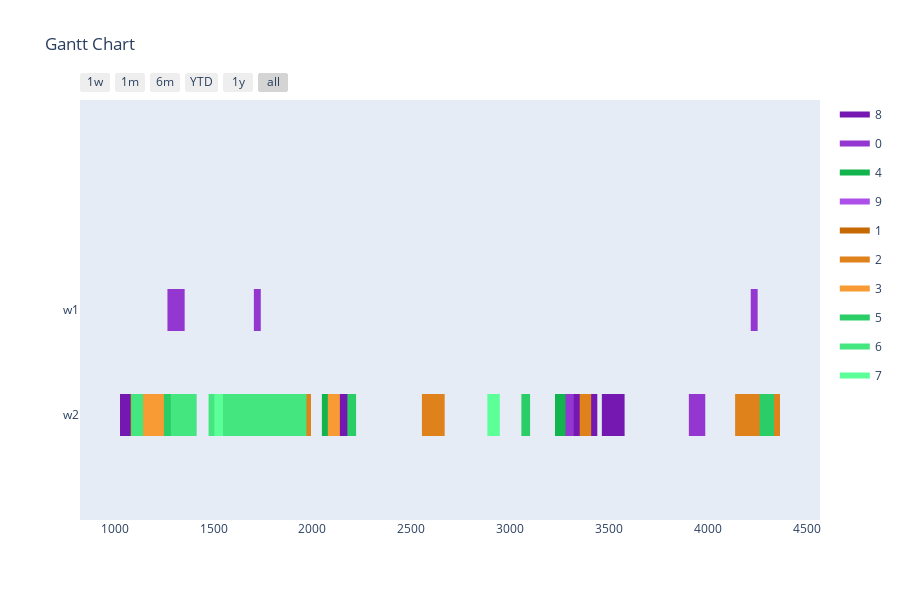

This figure's notebook cell:
### Markdown cell above
Config 1 - Test with One Point Crossover

### Code cell
optimizer = BaseGA(env)
optimizer.set_minimize()
# optional (in this case, all options given are the default option, if the configuration step is skipped)
optimizer.configure('tardiness', 'onepointcrossover', 'roulettewheel', 'randomize')
# choose an input generator (optional) -> decides how the data gets converted into the optimizer format
# optimizer.set_input_generator('SameLengthAlternativesGenerator')
# all parameters after offspring_amount are optional (in this case -> verbose=True)
result, best_fitness_history, average_fitness_history, best_generation_history, feasible_gen = optimizer.optimize(orders, max_generations, earliest_time_slot, last_time_slot, population_size, offspring_amount, verbose=True)
workstation_assignments = reformat_result(result, orders, env)
visualize(workstation_assignments, best_fitness_history, average_fitness_history, best_generation_history, feasible_gen)

### Figure 1 — Plotly figure (JSON) as saved in the notebook; plotly's stock layout.template omitted (floating-point values rounded to 4 significant figures)
{"data": [{"fill": "toself", "fillcolor": "rgb(117, 24, 177)", "hoverinfo": "name", "legendgroup": "rgb(117, 24, 177)", "mode": "none", "name": "8", "type": "scatter", "x": [3301, 3441, 3441, 3301, 3301, 1529, 1664, 1664, 1529, 1529, 3464, 3579, 3579, 3464, 3464, 1027, 1142, 1142, 1027, 1027, 1182, 1297, 1297, 1182, 1182, 1351, 1412, 1412, 1351, 1351, 2123, 2184, 2184, 2123], "y": [-0.2, -0.2, 0.2, 0.2, null, -0.2, -0.2, 0.2, 0.2, null, -0.2, -0.2, 0.2, 0.2, null, -0.2, -0.2, 0.2, 0.2, null, -0.2, -0.2, 0.2, 0.2, null, -0.2, -0.2, 0.2, 0.2, null, -0.2, -0.2, 0.2, 0.2]}, {"fill": "toself", "fillcolor": "rgb(148, 55, 208)", "hoverinfo": "name", "legendgroup": "rgb(148, 55, 208)", "mode": "none", "name": "0", "type": "scatter", "x": [4217, 4252, 4252, 4217, 4217, 1267, 1354, 1354, 1267, 1267, 1704, 1739, 1739, 1704, 1704, 824, 907, 907, 824, 824, 3239, 3322, 3322, 3239, 3239, 3904, 3987, 3987, 3904], "y": [0.8, 0.8, 1.2, 1.2, null, 0.8, 0.8, 1.2, 1.2, null, 0.8, 0.8, 1.2, 1.2, null, -0.2, -0.2, 0.2, 0.2, null, -0.2, -0.2, 0.2, 0.2, null, -0.2, -0.2, 0.2, 0.2]}, {"fill": "toself", "fillcolor": "rgb(17, 180, 77)", "hoverinfo": "name", "legendgroup": "rgb(17, 180, 77)", "mode": "none", "name": "4", "type": "scatter", "x": [3227, 3280, 3280, 3227, 3227, 2048, 2121, 2121, 2048, 2048, 891, 954, 954, 891, 891, 1673, 1736, 1736, 1673], "y": [-0.2, -0.2, 0.2, 0.2, null, -0.2, -0.2, 0.2, 0.2, null, -0.2, -0.2, 0.2, 0.2, null, -0.2, -0.2, 0.2, 0.2]}, {"fill": "toself", "fillcolor": "rgb(173, 80, 233)", "hoverinfo": "name", "legendgroup": "rgb(173, 80, 233)", "mode": "none", "name": "9", "type": "scatter", "x": [641, 684, 684, 641, 641, 285, 320, 320, 285, 285, 320, 407, 407, 320, 320, 915, 990, 990, 915, 915, 895, 978, 978, 895, 895, 720, 815, 815, 720], "y": [0.8, 0.8, 1.2, 1.2, null, 0.8, 0.8, 1.2, 1.2, null, 0.8, 0.8, 1.2, 1.2, null, 0.8, 0.8, 1.2, 1.2, null, -0.2, -0.2, 0.2, 0.2, null, -0.2, -0.2, 0.2, 0.2]}, {"fill": "toself", "fillcolor": "rgb(198, 105, 2)", "hoverinfo": "name", "legendgroup": "rgb(198, 105, 2)", "mode": "none", "name": "1", "type": "scatter", "x": [1080, 1143, 1143, 1080, 1080, 1175, 1238, 1238, 1175, 1175, 529, 602, 602, 529, 529, 533, 577, 577, 533], "y": [-0.2, -0.2, 0.2, 0.2, null, -0.2, -0.2, 0.2, 0.2, null, -0.2, -0.2, 0.2, 0.2, null, -0.2, -0.2, 0.2, 0.2]}, {"fill": "toself", "fillcolor": "rgb(223, 130, 27)", "hoverinfo": "name", "legendgroup": "rgb(223, 130, 27)", "mode": "none", "name": "2", "type": "scatter", "x": [3352, 3410, 3410, 3352, 3352, 1858, 1993, 1993, 1858, 1858, 4225, 4365, 4365, 4225, 4225, 1118, 1258, 1258, 1118, 1118, 1800, 1915, 1915, 1800, 1800, 2554, 2669, 2669, 2554, 2554, 4138, 4253, 4253, 4138], "y": [-0.2, -0.2, 0.2, 0.2, null, -0.2, -0.2, 0.2, 0.2, null, -0.2, -0.2, 0.2, 0.2, null, -0.2, -0.2, 0.2, 0.2, null, -0.2, -0.2, 0.2, 0.2, null, -0.2, -0.2, 0.2, 0.2, null, -0.2, -0.2, 0.2, 0.2]}, {"fill": "toself", "fillcolor": "rgb(248, 155, 52)", "hoverinfo": "name", "legendgroup": "rgb(248, 155, 52)", "mode": "none", "name": "3", "type": "scatter", "x": [1343, 1404, 1404, 1343, 1343, 1774, 1835, 1835, 1774, 1774, 1660, 1795, 1795, 1660, 1660, 452, 495, 495, 452, 452, 1132, 1257, 1257, 1132, 1132, 2078, 2139, 2139, 2078, 2078, 1603, 1738, 1738, 1603], "y": [-0.2, -0.2, 0.2, 0.2, null, -0.2, -0.2, 0.2, 0.2, null, -0.2, -0.2, 0.2, 0.2, null, -0.2, -0.2, 0.2, 0.2, null, -0.2, -0.2, 0.2, 0.2, null, -0.2, -0.2, 0.2, 0.2, null, -0.2, -0.2, 0.2, 0.2]}, {"fill": "toself", "fillcolor": "rgb(42, 205, 102)", "hoverinfo": "name", "legendgroup": "rgb(42, 205, 102)", "mode": "none", "name": "5", "type": "scatter", "x": [2177, 2221, 2221, 2177, 2177, 4262, 4335, 4335, 4262, 4262, 1249, 1322, 1322, 1249, 1249, 3057, 3101, 3101, 3057], "y": [-0.2, -0.2, 0.2, 0.2, null, -0.2, -0.2, 0.2, 0.2, null, -0.2, -0.2, 0.2, 0.2, null, -0.2, -0.2, 0.2, 0.2]}, {"fill": "toself", "fillcolor": "rgb(67, 230, 127)", "hoverinfo": "name", "legendgroup": "rgb(67, 230, 127)", "mode": "none", "name": "6", "type": "scatter", "x": [239, 379, 379, 239, 239, 1414, 1475, 1475, 1414, 1414, 1144, 1284, 1284, 1144, 1144, 968, 1083, 1083, 968, 968, 483, 608, 608, 483, 483, 666, 724, 724, 666, 666, 386, 429, 429, 386], "y": [-0.2, -0.2, 0.2, 0.2, null, -0.2, -0.2, 0.2, 0.2, null, -0.2, -0.2, 0.2, 0.2, null, -0.2, -0.2, 0.2, 0.2, null, -0.2, -0.2, 0.2, 0.2, null, -0.2, -0.2, 0.2, 0.2, null, -0.2, -0.2, 0.2, 0.2]}, {"fill": "toself", "fillcolor": "rgb(92, 255, 152)", "hoverinfo": "name", "legendgroup": "rgb(92, 255, 152)", "mode": "none", "name": "7", "type": "scatter", "x": [2885, 2948, 2948, 2885, 2885, 617, 690, 690, 617, 617, 461, 505, 505, 461, 461, 1504, 1548, 1548, 1504], "y": [-0.2, -0.2, 0.2, 0.2, null, -0.2, -0.2, 0.2, 0.2, null, -0.2, -0.2, 0.2, 0.2, null, -0.2, -0.2, 0.2, 0.2]}, {"legendgroup": "rgb(117, 24, 177)", "marker": {"color": "rgb(117, 24, 177)", "opacity": 0, "size": 1}, "mode": "markers", "name": "", "showlegend": false, "text": [null, null, null, null, null, null, null, null, null, null, null, null, null, null], "type": "scatter", "x": [3301, 3441, 1529, 1664, 3464, 3579, 1027, 1142, 1182, 1297, 1351, 1412, 2123, 2184], "y": [0, 0, 0, 0, 0, 0, 0, 0, 0, 0, 0, 0, 0, 0]}, {"legendgroup": "rgb(148, 55, 208)", "marker": {"color": "rgb(148, 55, 208)", "opacity": 0, "size": 1}, "mode": "markers", "name": "", "showlegend": false, "text": [null, null, null, null, null, null, null, null, null, null, null, null], "type": "scatter", "x": [4217, 4252, 1267, 1354, 1704, 1739, 824, 907, 3239, 3322, 3904, 3987], "y": [1, 1, 1, 1, 1, 1, 0, 0, 0, 0, 0, 0]}, {"legendgroup": "rgb(17, 180, 77)", "marker": {"color": "rgb(17, 180, 77)", "opacity": 0, "size": 1}, "mode": "markers", "name": "", "showlegend": false, "text": [null, null, null, null, null, null, null, null], "type": "scatter", "x": [3227, 3280, 2048, 2121, 891, 954, 1673, 1736], "y": [0, 0, 0, 0, 0, 0, 0, 0]}, {"legendgroup": "rgb(173, 80, 233)", "marker": {"color": "rgb(173, 80, 233)", "opacity": 0, "size": 1}, "mode": "markers", "name": "", "showlegend": false, "text": [null, null, null, null, null, null, null, null, null, null, null, null], "type": "scatter", "x": [641, 684, 285, 320, 320, 407, 915, 990, 895, 978, 720, 815], "y": [1, 1, 1, 1, 1, 1, 1, 1, 0, 0, 0, 0]}, {"legendgroup": "rgb(198, 105, 2)", "marker": {"color": "rgb(198, 105, 2)", "opacity": 0, "size": 1}, "mode": "markers", "name": "", "showlegend": false, "text": [null, null, null, null, null, null, null, null], "type": "scatter", "x": [1080, 1143, 1175, 1238, 529, 602, 533, 577], "y": [0, 0, 0, 0, 0, 0, 0, 0]}, {"legendgroup": "rgb(223, 130, 27)", "marker": {"color": "rgb(223, 130, 27)", "opacity": 0, "size": 1}, "mode": "markers", "name": "", "showlegend": false, "text": [null, null, null, null, null, null, null, null, null, null, null, null, null, null], "type": "scatter", "x": [3352, 3410, 1858, 1993, 4225, 4365, 1118, 1258, 1800, 1915, 2554, 2669, 4138, 4253], "y": [0, 0, 0, 0, 0, 0, 0, 0, 0, 0, 0, 0, 0, 0]}, {"legendgroup": "rgb(248, 155, 52)", "marker": {"color": "rgb(248, 155, 52)", "opacity": 0, "size": 1}, "mode": "markers", "name": "", "showlegend": false, "text": [null, null, null, null, null, null, null, null, null, null, null, null, null, null], "type": "scatter", "x": [1343, 1404, 1774, 1835, 1660, 1795, 452, 495, 1132, 1257, 2078, 2139, 1603, 1738], "y": [0, 0, 0, 0, 0, 0, 0, 0, 0, 0, 0, 0, 0, 0]}, {"legendgroup": "rgb(42, 205, 102)", "marker": {"color": "rgb(42, 205, 102)", "opacity": 0, "size": 1}, "mode": "markers", "name": "", "showlegend": false, "text": [null, null, null, null, null, null, null, null], "type": "scatter", "x": [2177, 2221, 4262, 4335, 1249, 1322, 3057, 3101], "y": [0, 0, 0, 0, 0, 0, 0, 0]}, {"legendgroup": "rgb(67, 230, 127)", "marker": {"color": "rgb(67, 230, 127)", "opacity": 0, "size": 1}, "mode": "markers", "name": "", "showlegend": false, "text": [null, null, null, null, null, null, null, null, null, null, null, null, null, null], "type": "scatter", "x": [239, 379, 1414, 1475, 1144, 1284, 968, 1083, 483, 608, 666, 724, 386, 429], "y": [0, 0, 0, 0, 0, 0, 0, 0, 0, 0, 0, 0, 0, 0]}, {"legendgroup": "rgb(92, 255, 152)", "marker": {"color": "rgb(92, 255, 152)", "opacity": 0, "size": 1}, "mode": "markers", "name": "", "showlegend": false, "text": [null, null, null, null, null, null, null, null], "type": "scatter", "x": [2885, 2948, 617, 690, 461, 505, 1504, 1548], "y": [0, 0, 0, 0, 0, 0, 0, 0]}], "layout": {"height": 600, "hovermode": "closest", "showlegend": true, "title": {"text": "Gantt Chart"}, "xaxis": {"rangeselector": {"buttons": [{"count": 7, "label": "1w", "step": "day", "stepmode": "backward"}, {"count": 1, "label": "1m", "step": "month", "stepmode": "backward"}, {"count": 6, "label": "6m", "step": "month", "stepmode": "backward"}, {"count": 1, "label": "YTD", "step": "year", "stepmode": "todate"}, {"count": 1, "label": "1y", "step": "year", "stepmode": "backward"}, {"step": "all"}]}, "showgrid": false, "type": "date", "zeroline": false}, "yaxis": {"autorange": false, "range": [-1, 3], "showgrid": false, "ticktext": ["w2", "w1"], "tickvals": [0, 1], "zeroline": false}}}
